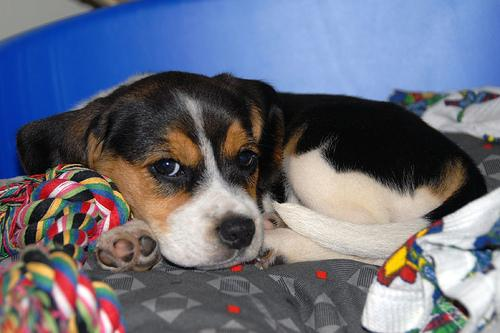
#> input picture cv/cv-specific/dataset/00000005.jpg, 500 x 333 px, given in place of the camera
$ jupyter execute b-ip-live-sketch.ipynb   (text cells are left out)
#> lines starting #> are read from the running program, lines starting #| are printed output that depends on the picture
#> further down, frame is the input picture: shape (333, 500, 3); mean B, G, R 125.6, 109, 105.4
[cell 1]
import cv2
import numpy as np

# Our sketch generating function
def sketch(image):
    # Convert image to grayscale
    img_gray = cv2.cvtColor(image, cv2.COLOR_BGR2GRAY)
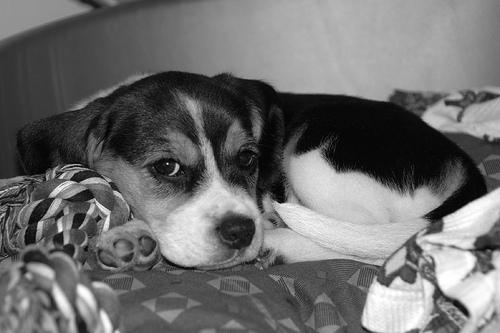
#> img_gray: shape (333, 500); min 0, max 255, mean 109.8

    # Clean up image using Guassian Blur
    img_gray_blur = cv2.GaussianBlur(img_gray, (5,5), 0)

    # Extract edges
    canny_edges = cv2.Canny(img_gray_blur, 10, 70)
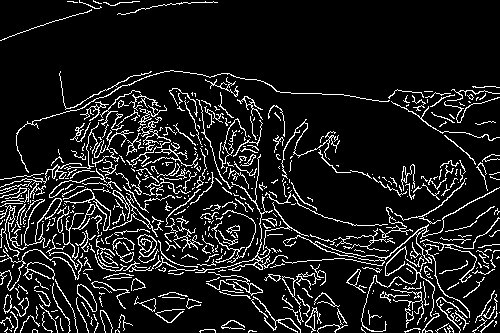
#> canny_edges: shape (333, 500); 11% white in thin lines or dots

    # Binarize the image(black and white) based in a threshold
    ret, mask = cv2.threshold(canny_edges, 70, 255, cv2.THRESH_BINARY_INV)
#> mask: shape (333, 500); 89% white; black in thin lines or dots
    return mask


# Initialize webcam, cap is the object provided by VideoCapture
# It contains a boolean indicating if it was sucessful (ret)
# It also contains the images collected from the webcam (frame)
cap = cv2.VideoCapture(0)

while True:
    ret, frame = cap.read()
    cv2.imshow('Our Live Sketcher', sketch(frame))
    if cv2.waitKey(1) == 13: #13 is the Enter Key
#> (key Esc is pressed here)
        break

# Release camera and close windows
cap.release()
cv2.destroyAllWindows()

$ run again, on cv/cv-specific/dataset/00000026.jpg
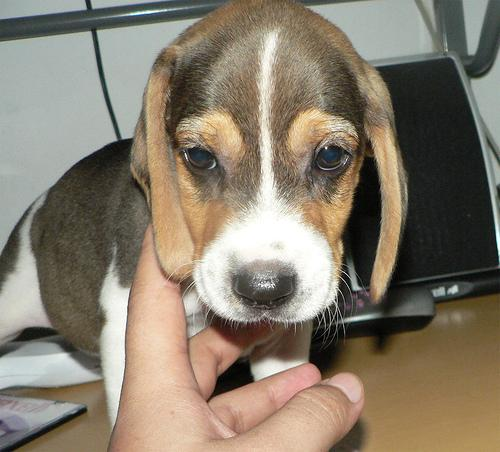
#> input picture cv/cv-specific/dataset/00000026.jpg, 500 x 452 px, given in place of the camera
#> frame is the input picture: shape (452, 500, 3); mean B, G, R 108.3, 124.3, 134.7
#> in sketch, `img_gray = cv2.cvtColor(image, cv2.COLOR_BGR2GRAY)`:
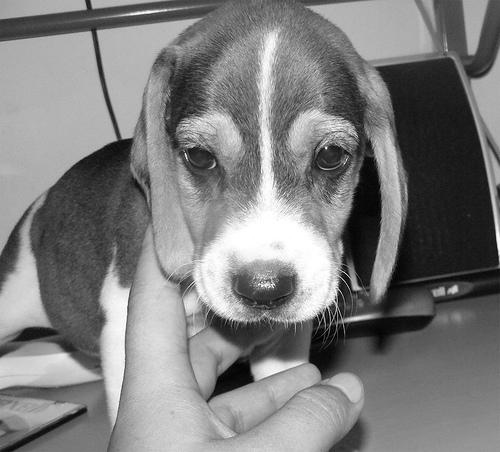
#> img_gray: shape (452, 500); min 0, max 255, mean 125.6
#> in sketch, `canny_edges = cv2.Canny(img_gray_blur, 10, 70)`:
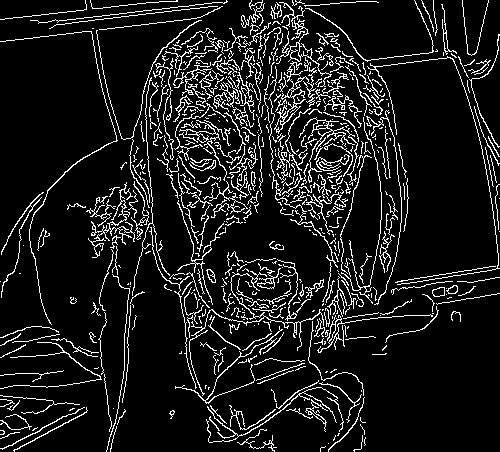
#> canny_edges: shape (452, 500); 10.5% white in thin lines or dots
#> mask: shape (452, 500); 89.5% white; black in thin lines or dots

$ run again, on cv/cv-specific/dataset/00000062.jpg
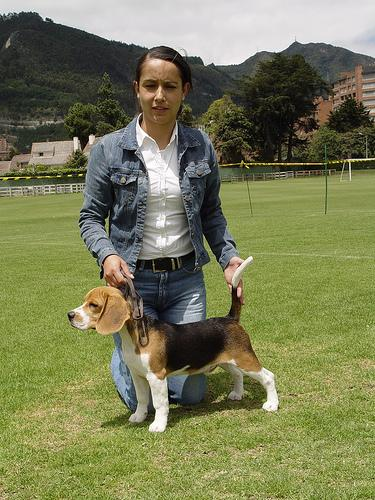
#> input picture cv/cv-specific/dataset/00000062.jpg, 375 x 500 px, given in place of the camera
#> frame is the input picture: shape (500, 375, 3); mean B, G, R 86, 124.7, 121.7
#> in sketch, `img_gray_blur = cv2.GaussianBlur(img_gray, (5,5), 0)`:
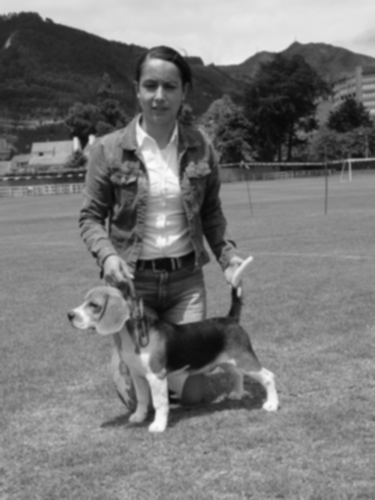
#> img_gray_blur: shape (500, 375); min 6, max 253, mean 119.4
#> in sketch, `canny_edges = cv2.Canny(img_gray_blur, 10, 70)`:
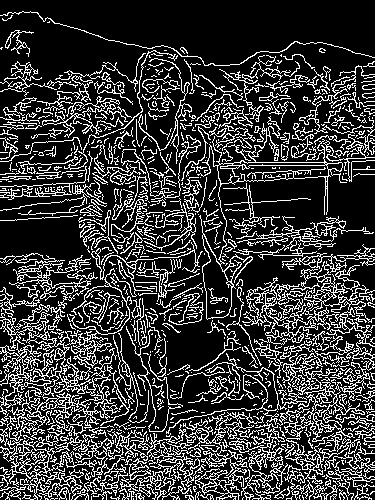
#> canny_edges: shape (500, 375); 22.6% white in thin lines or dots
#> mask: shape (500, 375); 77.4% white; black in thin lines or dots
